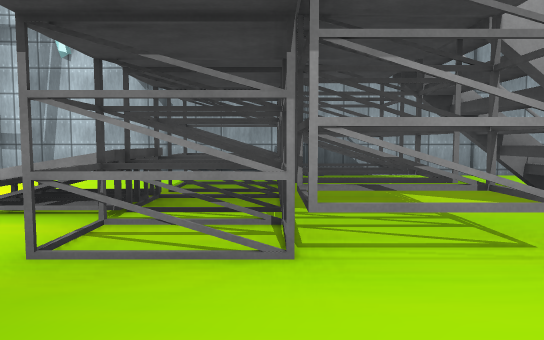
View 1 (above)

17 first-person views from a walk through a scene from a Unity 3-D project. The camera is 1.3 m above the floor, tilts 4° down and sees 70° across. The floor is counted in squares, 2 m on a side. Each view is taken from the middle of a square. On the plan, view 1 faces up. The plan holds only what a view shows up to about 11 squares ahead; the rest is blank. The place goes on beyond the plan. The player character is not drawn. Some surface patterns are stand-ins.

View 2
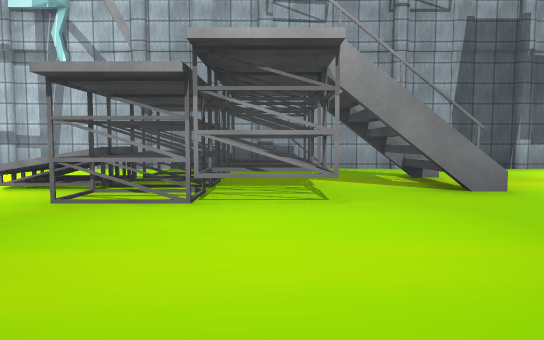

View 3
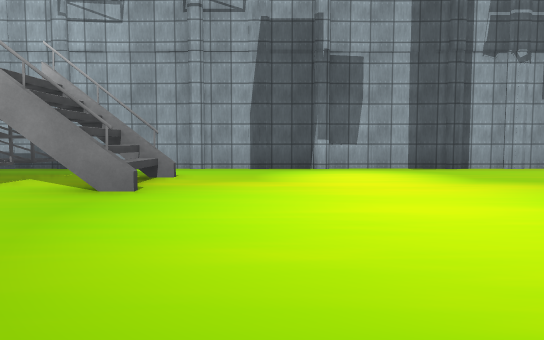

View 4
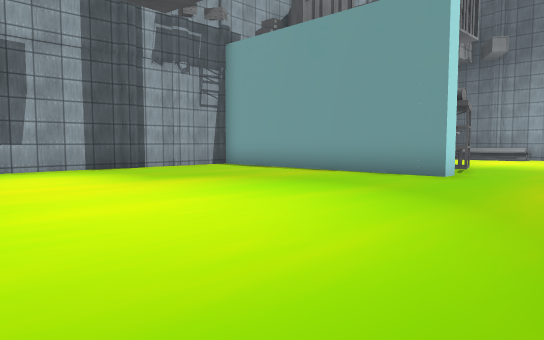

View 5
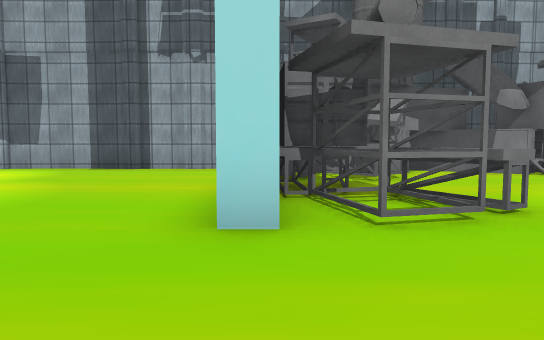

View 6
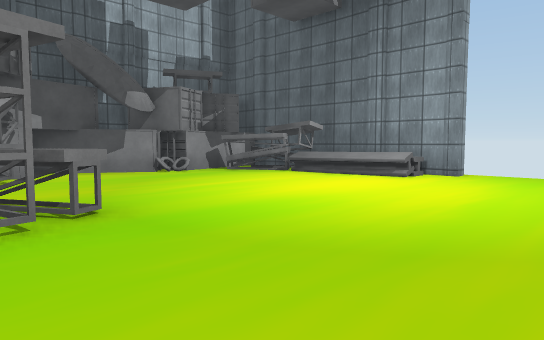

View 7
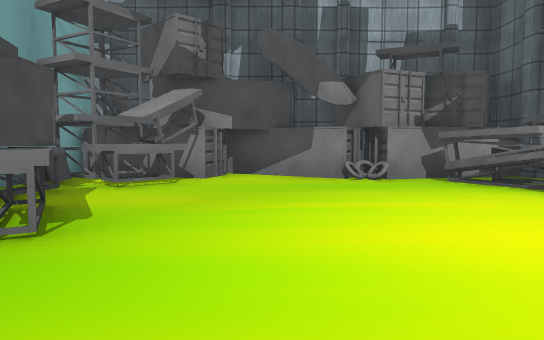

View 8
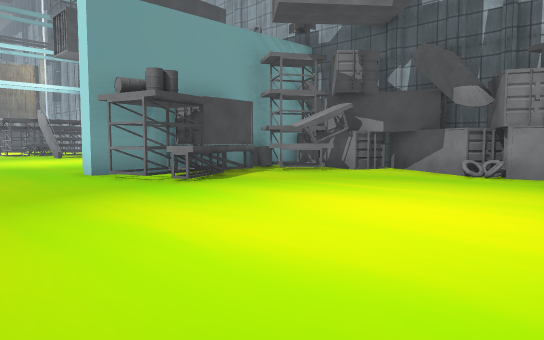

View 9
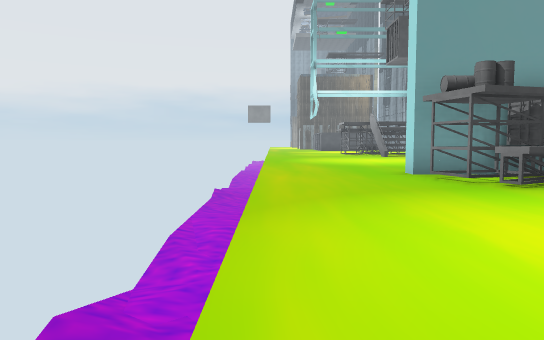

View 10
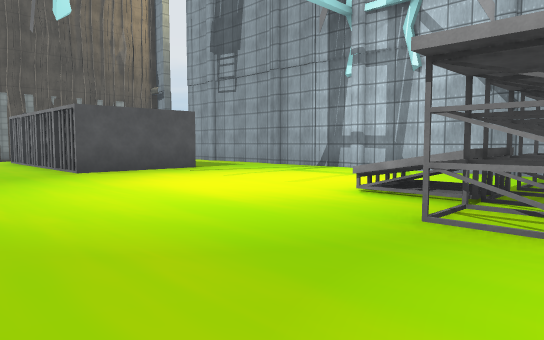

View 11
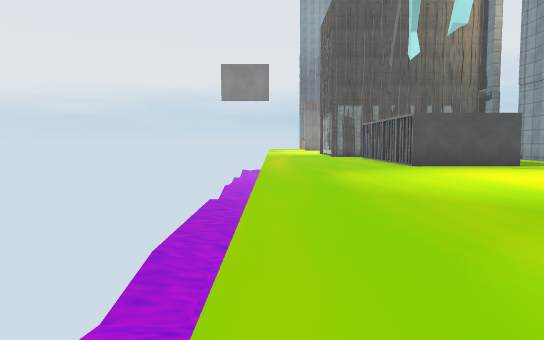

View 12
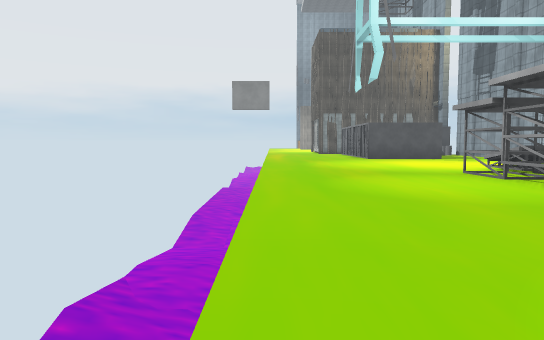

View 13
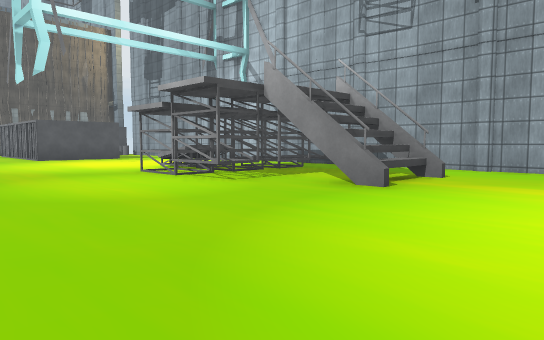

View 14
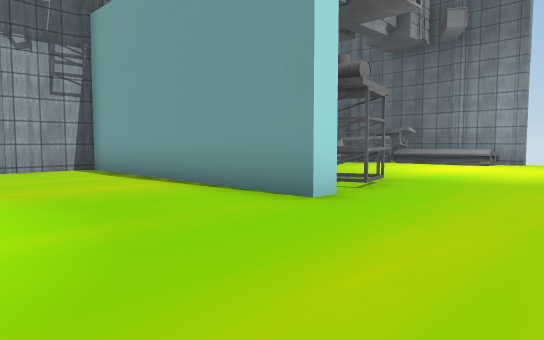

View 15
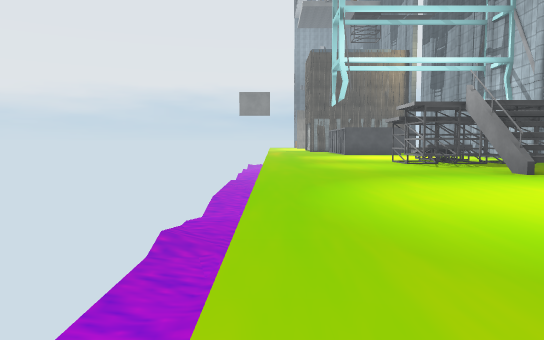

View 16
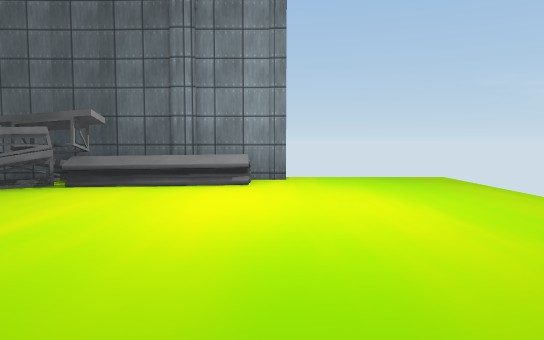

View 17
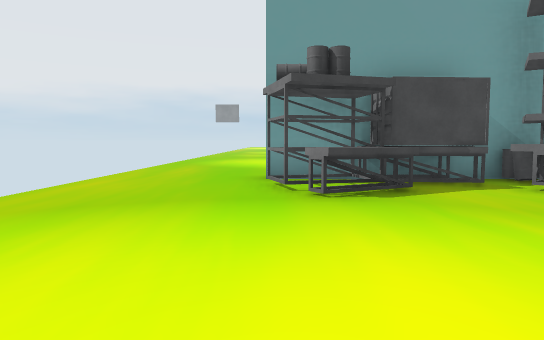

### Floor plan
Key: @ floor where view 1 was taken; # wall or solid block; . floor; = window, fence, low wall or low ledge; ^ raised ledge; v drop or lower ground; C container; R ring; B barrel; O other object.
Columns run from 11 left of view 1 to 23 right of it. Each row starts with its distance up from view 1.
  8     ######################  #  #
  7     .....................#CCCCCCCC#
  6    .......OOO............OOC...RCC#
  5   #......OOOO.=^.........BBO....OO#
  4   #......OOOO.=^.........#C......O#
  3  ##.......OOO............OC......O#
  2 ##C.........O............#OO.....O#
  1 .........................#O.......#
  0   .........@.......................
 -1   .................................
 -2   .................................
 -3   vvvvvvvvvvvvvvvvv   vvvvvvv

Positions as (right, up) in squares from view 1, and headings:
1: (0, 0), facing up
2: (1, -2), facing up
3: (6, -2), facing up
4: (6, -2), facing up-right
5: (14, -2), facing up
6: (15, -2), facing up-right
7: (18, -1), facing up
8: (22, -2), facing up-left
9: (22, -2), facing left
10: (0, -1), facing up-left
11: (2, -2), facing left
12: (7, -2), facing left
13: (7, -2), facing up-left
14: (10, -2), facing up-right
15: (12, -2), facing left
16: (16, 1), facing right
17: (21, 1), facing left
